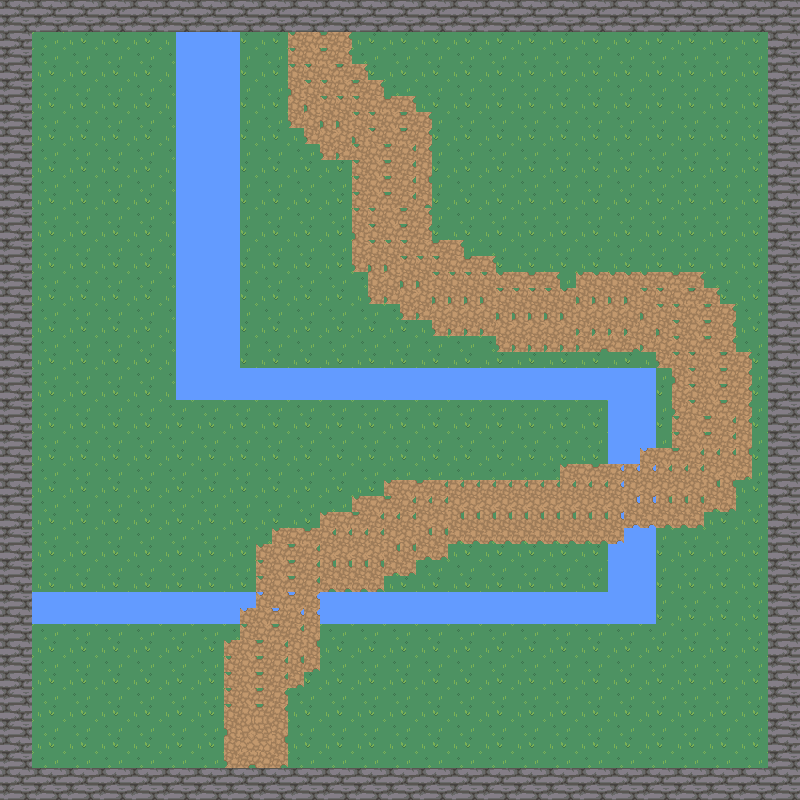

Rendered tile map (Tiled .tmx) drawn with the repository's tilesets; below, a short description and the map source with its tile grids summarised:
An orthogonal 50x50 tile map with 16x16 px tiles, 4 tile layers (background, wall, water, path) and 1 object (player).

<map version="1.10" tiledversion="1.10.1" orientation="orthogonal" renderorder="right-down" width="50" height="50" tilewidth="16" tileheight="16" infinite="0" nextlayerid="6" nextobjectid="2">
 <tileset firstgid="1" source="nature.tsx" />
 <layer id="1" name="background" width="50" height="50">
  <data>[2500 cells, 2500 non-empty, 4 distinct tile ids]</data>
 </layer>
 <layer id="2" name="wall" width="50" height="50">
  <data>[2500 cells, 384 non-empty, 4 distinct tile ids]</data>
 </layer>
 <layer id="3" name="water" width="50" height="50">
  <data>[2500 cells, 258 non-empty, 4 distinct tile ids]</data>
 </layer>
 <layer id="4" name="path" width="50" height="50">
  <data>[2500 cells, 412 non-empty, 16 distinct tile ids]</data>
 </layer>
 <objectgroup id="5" name="Objects">
  <object id="1" name="player" x="390.819" y="138.63">
   <point />
  </object>
 </objectgroup>
</map>
